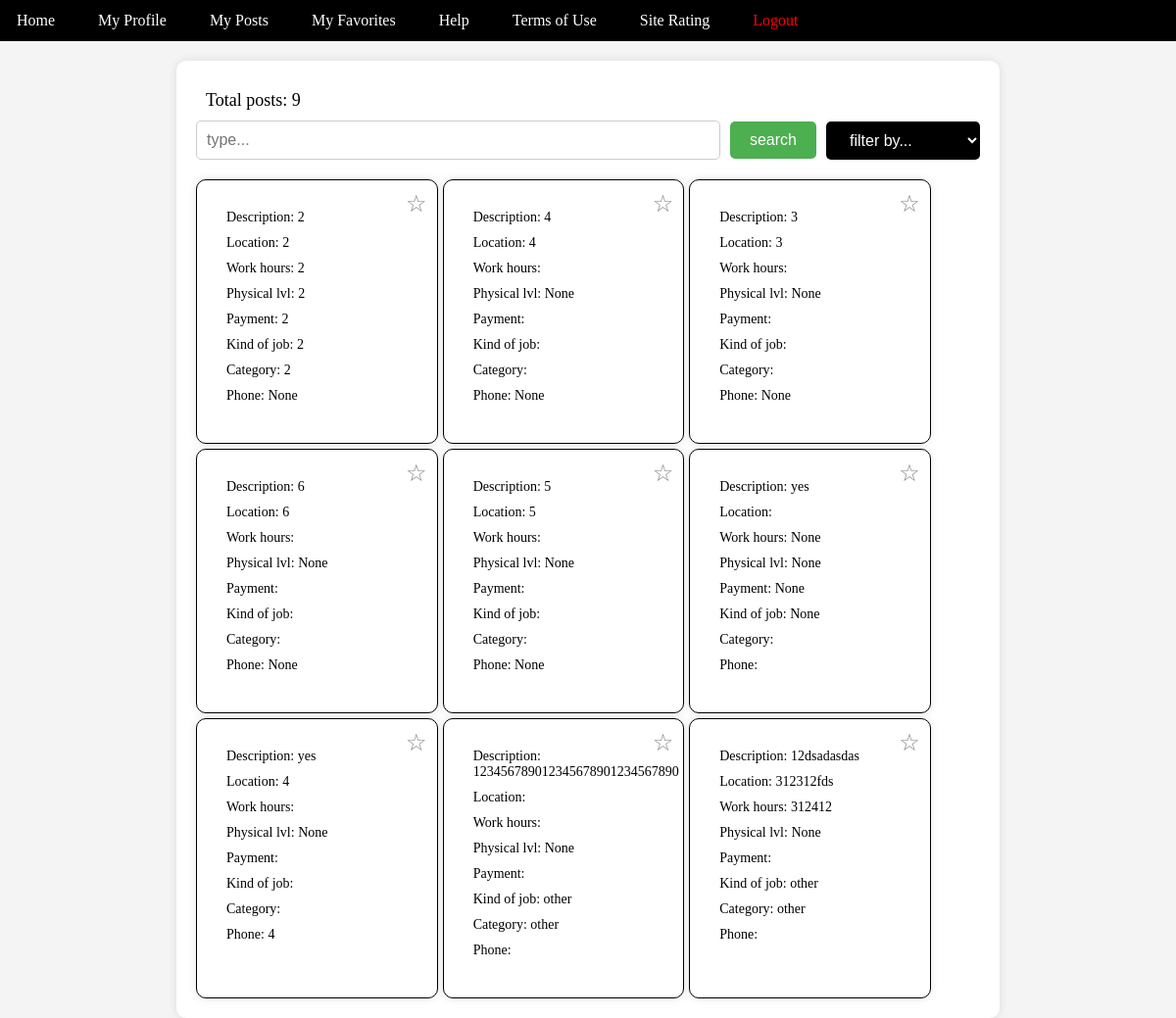
Before: /homepage/ with the older database file.
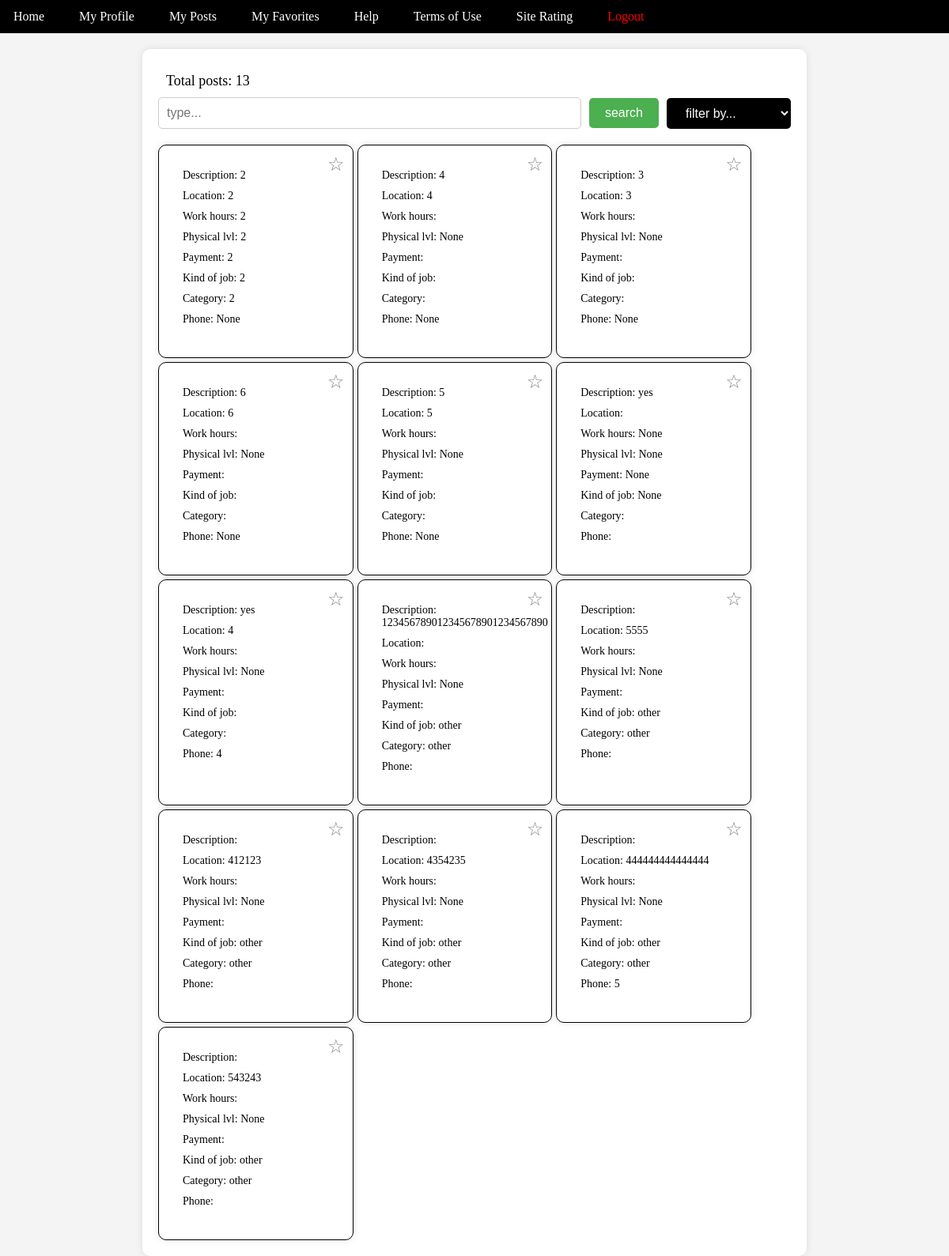
After: the same page with the newer database file.
### posts/models.py (models this page shows)
class Post(models.Model):
    description = models.TextField(null=True, blank=True)
    location = models.TextField(null=True, blank=True)
    payment = models.TextField(null=True, blank=True)
    work_hours = models.TextField(null=True, blank=True)
    phys_lvl = models.IntegerField(null=True, blank=True)
    kind_of_job = models.TextField(null=True, blank=True)
    category = models.TextField(null=True, blank=True)
    phone = models.TextField(null=True, blank=True)

### project/views.py (the view)
# urls.py: path('homepage/', views.homepage, name='homepage'),
def homepage(request):
    posts = Post.objects.all()
    global_user_id = request.session.get('global_user_id')
    if global_user_id:
        user = User.objects.get(id=global_user_id)
        favorites = [int(fav) for fav in user.favorites]
    else:
        favorites = []  # Initialize favorites as an empty list if user is not logged in
    context = {'posts': posts, 'favorites': favorites}
    return render(request, 'homepage.html', context)

### templates/homepage.html (shortened to what this page needs)
<!DOCTYPE html>
<html lang="en">
<head>
</head>
<body>
{% extends 'toolbar.html' %}
{% block content %}
<div class="content">
    <div class="total-posts">Total posts:  {{ posts|length }}</div>
    <div class="search-filter">
        <input type="text" class="search-input" placeholder="type...">
        <button class="search-button">search</button>
        <select class="filter-select">
            <option value="">filter by...</option>
        </select>
    </div>
    <div class="posts">
        {% if posts %}
        {% for post in posts %}
        <div class="post" data-description="{{ post.description }}" data-location="{{ post.location }}" data-work-hours="{{ post.work_hours }}" data-phys-lvl="{{ post.phys_lvl }}" data-kind-of-job="{{ post.kind_of_job }}" data-category="{{ post.category }}" data-phone="{{ post.phone }}" data-payment="{{ post.payment }}">
            <div class="post-content">
                <div class="post-info">Description: {{ post.description }}</div>
                <div class="post-info">Location: {{ post.location }}</div>
                <div class="post-info">Work hours: {{ post.work_hours }}</div>
                <div class="post-info">Physical lvl: {{ post.phys_lvl }}</div>
                <div class="post-info">Payment: {{ post.payment }}</div>
                <div class="post-info">Kind of job: {{ post.kind_of_job }}</div>
                <div class="post-info">Category: {{ post.category }}</div>
                <div class="post-info">Phone: {{ post.phone }}</div>
                <div class="favorites-button {% if post.id|add:0 in favorites %}active {% endif %}" data-post-id="{{ post.id }}">☆</div>
            </div>
        </div>
        {% endfor %}
        {% else %}
        <p class="no-posts-message" style="display: none;">No posts fit your request.</p>
        {% endif %}
    </div>
</div>
</body>
</html>
{% endblock %}

### templates/toolbar.html (shortened to what this page needs)
<!DOCTYPE html>
<html lang="en">
<head>
</head>
<body>
    <div class="section-regular neutral-100">
        <div class="w-layout-blockcontainer w-container">
            <div class="navbar-buttons">
                <a href="{% url 'homepage' %}" aria-current="page" class="nav-link w-nav-link w--current button">Home</a>
                <a href="{% url 'profile' %}" class="nav-link w-nav-link button">My Profile</a>
                <a href="{% url 'myposts' %}" class="nav-link w-nav-link button">My Posts</a>
                <a href="{% url 'myfavorites' %}" class="nav-link w-nav-link button">My Favorites</a>
                <a href="{% url 'helppage' %}" class="nav-link w-nav-link button">Help</a>
                <a href="{% url 'TOS' %}" class="nav-link w-nav-link button">Terms of Use</a>
                <a href="{% url 'rating' %}" class="nav-link w-nav-link button">Site Rating</a>
                <a href="{% url 'login_page' %}" class="nav-link w-nav-link button logout-link">Logout</a>
            </div>
        </div>
    </div>
    {% block content %}
    {% endblock %}
</body>
</html>

### templates/homepage.html (style rules this page uses)
body { font-family: Arial, sans-serif; margin: 0; padding: 0; background-color: #f8f8f8; }
.content { max-width: 800px; margin: 0 auto; padding: 20px; background-color: white; border-radius: 10px; box-shadow: 0 0 10px rgba(0, 0, 0, 0.1); }
.total-posts { font-size: 18px; padding: 10px; border-radius: 5px; }
.search-filter { display: flex; align-items: center; margin-bottom: 20px; }
.search-input { flex: 1; padding: 10px; font-size: 16px; border: 1px solid #ccc; border-radius: 5px; }
.search-button { padding: 10px 20px; font-size: 16px; margin-left: 10px; background-color: #4caf50; color: #fff; border: black; border-radius: 5px; cursor: pointer; }
.filter-select { padding: 10px 20px; font-size: 16px; margin-left: 10px; background-color: black; color: white; border: blue; border-radius: 5px; cursor: pointer; }
.posts { display: flex; flex-wrap: wrap; gap: 20px; }
.post { background-color: #fff; border: 1px solid #ddd; border-radius: 10px; overflow: hidden; box-shadow: 0 0 10px rgba(0, 0, 0, 0.1); transition: transform 0.3s ease-in-out; width: calc(50% - 20px); }
.post-content { padding: 20px; }
.post-info { margin-bottom: 10px; }
.favorites-button { position: absolute; top: 10px; right: 10px; cursor: pointer; font-size: 24px; color: #888; }

### templates/toolbar.html (style rules this page uses)
body { font-family: Copperplate; margin: 0; padding: 0; box-sizing: border-box; background-color: #f4f4f4; }
.navbar-buttons { display: flex; background-color: black; margin-bottom: 20px; }
.navbar-buttons a { text-decoration: none; padding: 10px 15px; margin-right: 10px; color: white; border: 2px solid transparent; border-radius: 5px; cursor: pointer; font-size: 16px; position: relative; overflow: hidden; transition: color 0.3s ease, background-color 0.3s ease; }
.navbar-buttons a.logout-link { color: red; }
.posts { display: flex; flex-wrap: wrap; gap: 5px; }
.post { width: calc(33.33% - 20px); border: 1px solid black; padding: 10px; box-sizing: border-box; position: relative; }
.post-content { font-size: 14px; }
.favorites-button { position: absolute; top: 10px; right: 10px; cursor: pointer; }

Changed rows visible on the page:
removed Post: description "12dsadasdas", location "312312fds", work_hours "312412", phys_lvl "None", kind_of_job "other", category "other"
added Post: location "5555", phys_lvl "None", kind_of_job "other", category "other"
added Post: location "412123", phys_lvl "None", kind_of_job "other", category "other"
added Post: location "4354235", phys_lvl "None", kind_of_job "other", category "other"
added Post: location "444444444444444", phys_lvl "None", kind_of_job "other", category "other", phone "5"
added Post: location "543243", phys_lvl "None", kind_of_job "other", category "other"
Other visible differences:
{{ posts|length }}: "9" → "13"
